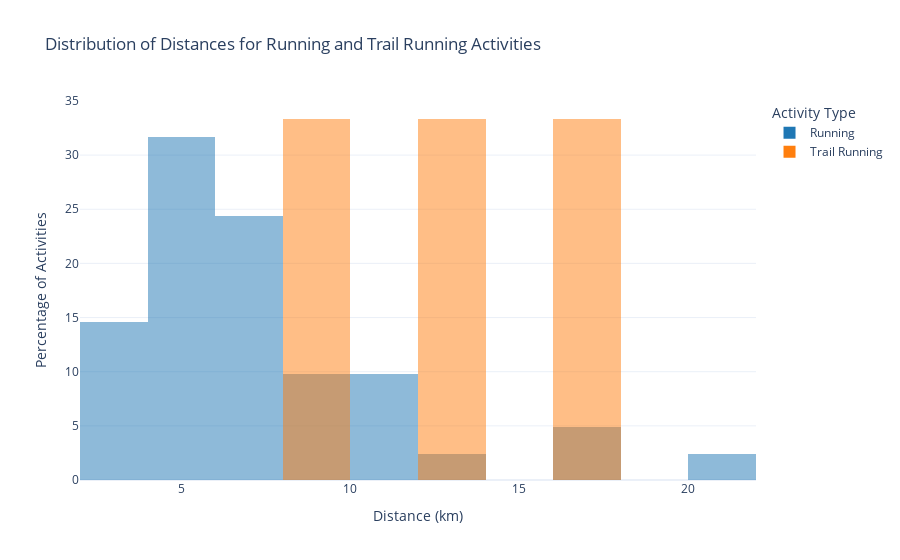
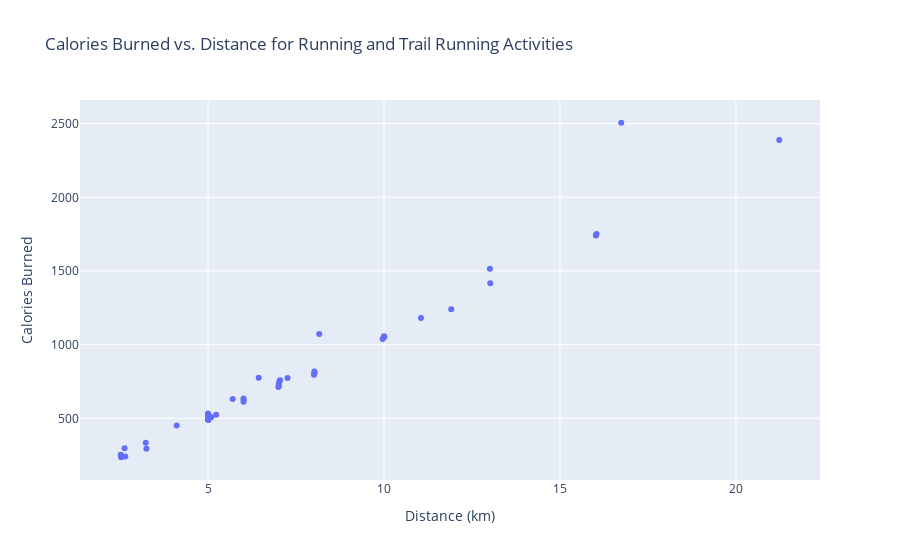
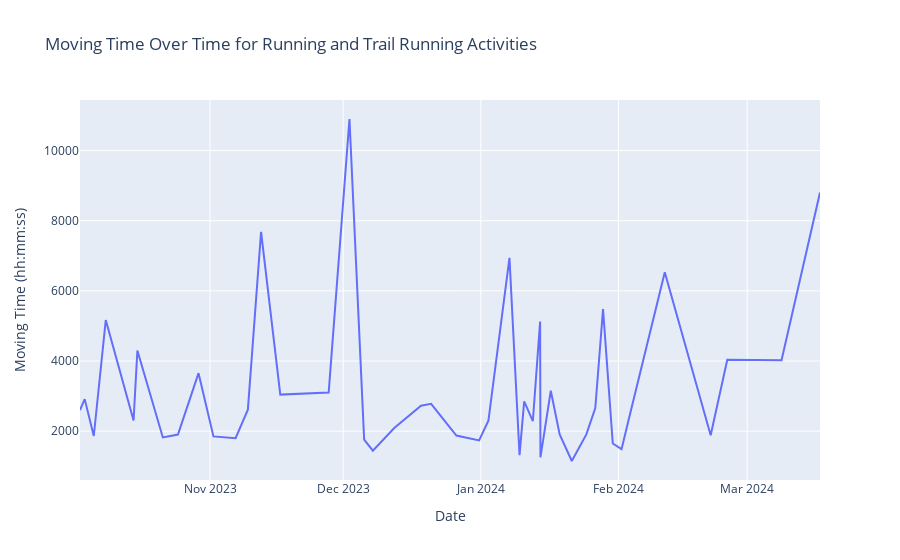

The notebook cell saved with these charts, in order:
### Code cell
# Example usage:
create_running_distance_histogram(df)
create_running_distance_calories_scatter(df)
create_running_time_series_moving_time(df)

### Figure 1 — Plotly figure (JSON) as saved in the notebook; plotly's stock layout.template omitted (floating-point values rounded to 4 significant figures)
{"data": [{"alignmentgroup": "True", "bingroup": "x", "histnorm": "percent", "hovertemplate": "Distance: %{x} km<br>Percentage: %{y}%<extra></extra>", "legendgroup": "Running", "marker": {"color": "#1f77b4", "opacity": 0.5, "pattern": {"shape": ""}}, "name": "Running", "offsetgroup": "Running", "orientation": "v", "showlegend": true, "type": "histogram", "x": [21.23, 10.01, 10, 5, 16.04, 5.7, 3.23, 4.11, 13.02, 7.03, 5.01, 2.63, 5.01, 8.01, 2.52, 11.91, 6.01, 7.05, 2.53, 16.02, 6.01, 5, 5, 7.01, 7, 5.23, 2.65, 3.25, 8.03, 8.02, 7.01, 5.01, 5.01, 9.96, 5, 5.09, 11.05, 6.01, 5.01, 7.26, 6.44], "xaxis": "x", "xbins": {"end": 21.23, "size": 2, "start": 0}, "yaxis": "y"}, {"alignmentgroup": "True", "bingroup": "x", "histnorm": "percent", "hovertemplate": "Distance: %{x} km<br>Percentage: %{y}%<extra></extra>", "legendgroup": "Trail Running", "marker": {"color": "#ff7f0e", "opacity": 0.5, "pattern": {"shape": ""}}, "name": "Trail Running", "offsetgroup": "Trail Running", "orientation": "v", "showlegend": true, "type": "histogram", "x": [16.74, 13.01, 8.16], "xaxis": "x", "xbins": {"end": 21.23, "size": 2, "start": 0}, "yaxis": "y"}], "layout": {"barmode": "overlay", "hovermode": "x unified", "legend": {"title": {"text": "Activity Type"}, "tracegroupgap": 0}, "title": {"text": "Distribution of Distances for Running and Trail Running Activities"}, "xaxis": {"anchor": "y", "domain": [0, 1], "title": {"text": "Distance (km)"}}, "yaxis": {"anchor": "x", "domain": [0, 1], "title": {"text": "Percentage of Activities"}}}}

### Figure 2 — Plotly figure (JSON) as saved in the notebook; plotly's stock layout.template omitted (floating-point values rounded to 4 significant figures)
{"data": [{"hovertemplate": "Distance (km)=%{x}<br>Calories Burned=%{y}<extra></extra>", "legendgroup": "", "marker": {"color": "#636efa", "symbol": "circle"}, "mode": "markers", "name": "", "orientation": "h", "showlegend": false, "type": "scatter", "x": [21.23, 10.01, 10, 5, 16.04, 5.7, 3.23, 4.11, 13.02, 7.03, 5.01, 2.63, 5.01, 8.01, 2.52, 11.91, 6.01, 7.05, 2.53, 16.02, 6.01, 5, 5, 7.01, 7, 5.23, 2.65, 3.25, 16.74, 8.03, 8.02, 13.01, 7.01, 5.01, 5.01, 9.96, 5, 5.09, 11.05, 6.01, 8.16, 5.01, 7.26, 6.44], "xaxis": "x", "y": ["2,389", "1,052", "1,057", "533", "1,751", "632", "334", "451", "1,417", "754", "526", "297", "525", "796", "253", "1,240", "624", "759", "236", "1,741", "634", "508", "525", "735", "712", "525", "241", "293", "2,506", "809", "818", "1,515", "720", "488", "495", "1,039", "490", "508", "1,181", "612", "1,072", "525", "773", "775"], "yaxis": "y"}], "layout": {"legend": {"tracegroupgap": 0}, "title": {"text": "Calories Burned vs. Distance for Running and Trail Running Activities"}, "xaxis": {"anchor": "y", "domain": [0, 1], "title": {"text": "Distance (km)"}}, "yaxis": {"anchor": "x", "domain": [0, 1], "title": {"text": "Calories Burned"}, "type": "linear"}}}

### Figure 3 — Plotly figure (JSON) as saved in the notebook; plotly's stock layout.template omitted (floating-point values rounded to 4 significant figures)
{"data": [{"hovertemplate": "Date=%{x}<br>Moving Time Seconds=%{y}<extra></extra>", "legendgroup": "", "line": {"color": "#636efa", "dash": "solid"}, "marker": {"symbol": "circle"}, "mode": "lines", "name": "", "orientation": "v", "showlegend": false, "type": "scatter", "x": ["2023-10-02T17:07:41", "2023-10-03T18:29:03", "2023-10-05T19:42:10", "2023-10-08T12:23:51", "2023-10-14T18:40:37", "2023-10-15T15:22:49", "2023-10-21T09:01:02", "2023-10-24T18:33:48", "2023-10-29T09:58:04", "2023-11-01T18:34:57", "2023-11-06T18:12:58", "2023-11-09T12:40:43", "2023-11-12T11:59:00", "2023-11-16T19:52:50", "2023-11-27T17:30:11", "2023-12-02T09:54:55", "2023-12-05T17:15:58", "2023-12-07T16:28:07", "2023-12-12T11:57:03", "2023-12-18T12:35:12", "2023-12-20T19:10:35", "2023-12-26T12:02:47", "2023-12-31T14:38:52", "2024-01-02T16:58:23", "2024-01-07T10:52:41", "2024-01-09T17:17:40", "2024-01-10T18:29:15", "2024-01-12T17:10:21", "2024-01-14T08:34:11", "2024-01-14T10:20:14", "2024-01-16T18:14:13", "2024-01-18T18:16:00", "2024-01-21T11:48:22", "2024-01-24T18:25:03", "2024-01-26T18:49:48", "2024-01-28T12:39:56", "2024-01-30T17:21:25", "2024-02-01T16:40:52", "2024-02-03T10:27:52", "2024-02-11T10:27:31", "2024-02-21T18:33:37", "2024-02-25T12:19:50", "2024-03-08T17:34:30", "2024-03-17T09:35:21"], "xaxis": "x", "y": [2599, 2914, 1863, 5167, 2306, 4298, 1821, 1905, 3654, 1851, 1802, 2613, 7683, 3043, 3104, 10899, 1759, 1446, 2091, 2727, 2779, 1876, 1736, 2297, 6941, 1317, 2852, 2285, 5128, 1255, 3153, 1907, 1150, 1907, 2662, 5481, 1648, 1487, 2396, 6533, 1886, 4034, 4020, 8806], "yaxis": "y"}], "layout": {"legend": {"tracegroupgap": 0}, "title": {"text": "Moving Time Over Time for Running and Trail Running Activities"}, "xaxis": {"anchor": "y", "domain": [0, 1], "title": {"text": "Date"}}, "yaxis": {"anchor": "x", "domain": [0, 1], "tickformat": "%H:%M:%S", "title": {"text": "Moving Time (hh:mm:ss)"}}}}
